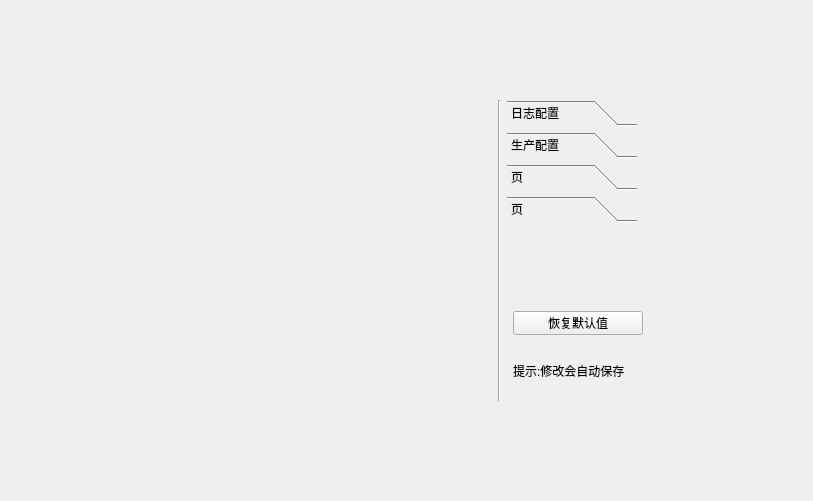
<?xml version="1.0" encoding="UTF-8"?>
<ui version="4.0">
 <class>SettingBaseWidget</class>
 <widget class="QWidget" name="SettingBaseWidget">
  <property name="geometry">
   <rect>
    <x>0</x>
    <y>0</y>
    <width>813</width>
    <height>501</height>
   </rect>
  </property>
  <property name="windowTitle">
   <string>Form</string>
  </property>
  <layout class="QGridLayout" name="gridLayout_2">
   <item row="0" column="1">
    <spacer name="verticalSpacer_2">
     <property name="orientation">
      <enum>Qt::Vertical</enum>
     </property>
     <property name="sizeType">
      <enum>QSizePolicy::Fixed</enum>
     </property>
     <property name="sizeHint" stdset="0">
      <size>
       <width>100</width>
       <height>80</height>
      </size>
     </property>
    </spacer>
   </item>
   <item row="1" column="0">
    <spacer name="horizontalSpacer">
     <property name="orientation">
      <enum>Qt::Horizontal</enum>
     </property>
     <property name="sizeType">
      <enum>QSizePolicy::Fixed</enum>
     </property>
     <property name="sizeHint" stdset="0">
      <size>
       <width>150</width>
       <height>20</height>
      </size>
     </property>
    </spacer>
   </item>
   <item row="1" column="1">
    <widget class="QWidget" name="widget" native="true">
     <property name="minimumSize">
      <size>
       <width>0</width>
       <height>0</height>
      </size>
     </property>
     <layout class="QGridLayout" name="gridLayout">
      <item row="0" column="0" rowspan="4">
       <widget class="QStackedWidget" name="stackedWidget">
        <property name="minimumSize">
         <size>
          <width>0</width>
          <height>0</height>
         </size>
        </property>
        <property name="styleSheet">
         <string notr="true"/>
        </property>
        <widget class="QWidget" name="page_2"/>
        <widget class="QWidget" name="page_3"/>
       </widget>
      </item>
      <item row="0" column="1" rowspan="4">
       <widget class="Line" name="line">
        <property name="orientation">
         <enum>Qt::Vertical</enum>
        </property>
       </widget>
      </item>
      <item row="0" column="2" colspan="2">
       <widget class="QToolBox" name="toolBox">
        <property name="sizePolicy">
         <sizepolicy hsizetype="Fixed" vsizetype="Fixed">
          <horstretch>0</horstretch>
          <verstretch>0</verstretch>
         </sizepolicy>
        </property>
        <property name="minimumSize">
         <size>
          <width>130</width>
          <height>0</height>
         </size>
        </property>
        <property name="maximumSize">
         <size>
          <width>120</width>
          <height>16777215</height>
         </size>
        </property>
        <property name="currentIndex">
         <number>3</number>
        </property>
        <widget class="QWidget" name="page">
         <property name="geometry">
          <rect>
           <x>0</x>
           <y>0</y>
           <width>130</width>
           <height>69</height>
          </rect>
         </property>
         <attribute name="icon">
          <iconset resource="../Resources/resources.qrc">
           <normaloff>:/image/log2.png</normaloff>:/image/log2.png</iconset>
         </attribute>
         <attribute name="label">
          <string>日志配置</string>
         </attribute>
        </widget>
        <widget class="QWidget" name="page_1">
         <property name="geometry">
          <rect>
           <x>0</x>
           <y>0</y>
           <width>130</width>
           <height>69</height>
          </rect>
         </property>
         <attribute name="icon">
          <iconset>
           <normaloff>:/image/robot.png</normaloff>:/image/robot.png</iconset>
         </attribute>
         <attribute name="label">
          <string>生产配置</string>
         </attribute>
        </widget>
        <widget class="QWidget" name="page_4">
         <property name="geometry">
          <rect>
           <x>0</x>
           <y>0</y>
           <width>130</width>
           <height>69</height>
          </rect>
         </property>
         <attribute name="label">
          <string>页</string>
         </attribute>
        </widget>
        <widget class="QWidget" name="page_5">
         <property name="geometry">
          <rect>
           <x>0</x>
           <y>0</y>
           <width>130</width>
           <height>69</height>
          </rect>
         </property>
         <attribute name="label">
          <string>页</string>
         </attribute>
        </widget>
       </widget>
      </item>
      <item row="1" column="3">
       <spacer name="verticalSpacer">
        <property name="orientation">
         <enum>Qt::Vertical</enum>
        </property>
        <property name="sizeHint" stdset="0">
         <size>
          <width>20</width>
          <height>96</height>
         </size>
        </property>
       </spacer>
      </item>
      <item row="3" column="3">
       <widget class="QLabel" name="label_note">
        <property name="sizePolicy">
         <sizepolicy hsizetype="Fixed" vsizetype="Fixed">
          <horstretch>0</horstretch>
          <verstretch>0</verstretch>
         </sizepolicy>
        </property>
        <property name="minimumSize">
         <size>
          <width>100</width>
          <height>60</height>
         </size>
        </property>
        <property name="maximumSize">
         <size>
          <width>120</width>
          <height>16777215</height>
         </size>
        </property>
        <property name="text">
         <string>提示:修改会自动保存</string>
        </property>
        <property name="wordWrap">
         <bool>true</bool>
        </property>
       </widget>
      </item>
      <item row="2" column="3">
       <widget class="QToolButton" name="toolButton_reset">
        <property name="minimumSize">
         <size>
          <width>130</width>
          <height>24</height>
         </size>
        </property>
        <property name="text">
         <string>恢复默认值</string>
        </property>
       </widget>
      </item>
     </layout>
    </widget>
   </item>
   <item row="1" column="2">
    <spacer name="horizontalSpacer_2">
     <property name="orientation">
      <enum>Qt::Horizontal</enum>
     </property>
     <property name="sizeType">
      <enum>QSizePolicy::Fixed</enum>
     </property>
     <property name="sizeHint" stdset="0">
      <size>
       <width>150</width>
       <height>20</height>
      </size>
     </property>
    </spacer>
   </item>
   <item row="2" column="1">
    <spacer name="verticalSpacer_3">
     <property name="orientation">
      <enum>Qt::Vertical</enum>
     </property>
     <property name="sizeType">
      <enum>QSizePolicy::Fixed</enum>
     </property>
     <property name="sizeHint" stdset="0">
      <size>
       <width>100</width>
       <height>80</height>
      </size>
     </property>
    </spacer>
   </item>
  </layout>
 </widget>
 <resources>
  <include location="../Resources/resources.qrc"/>
 </resources>
 <connections/>
</ui>
